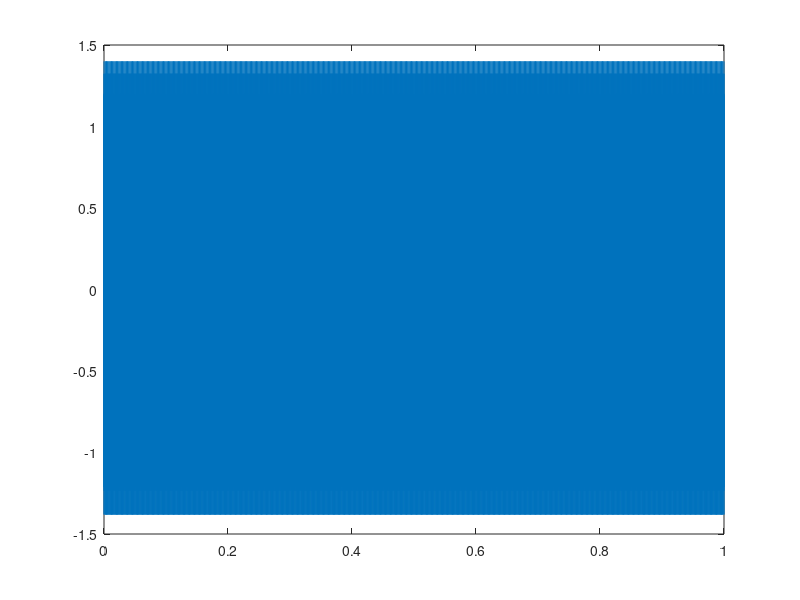
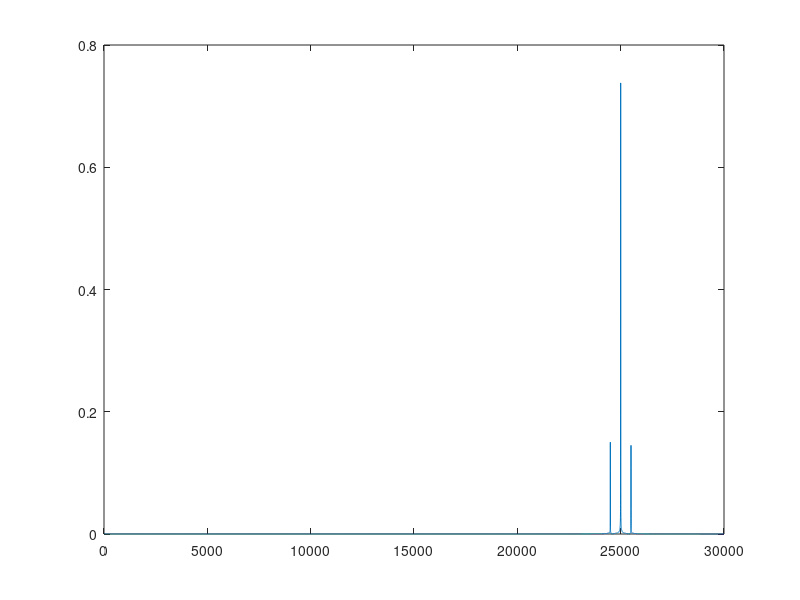
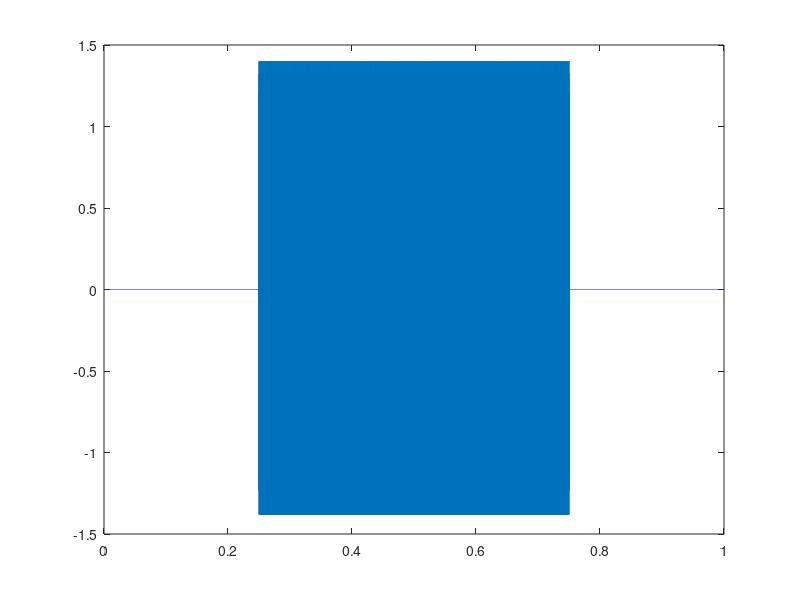
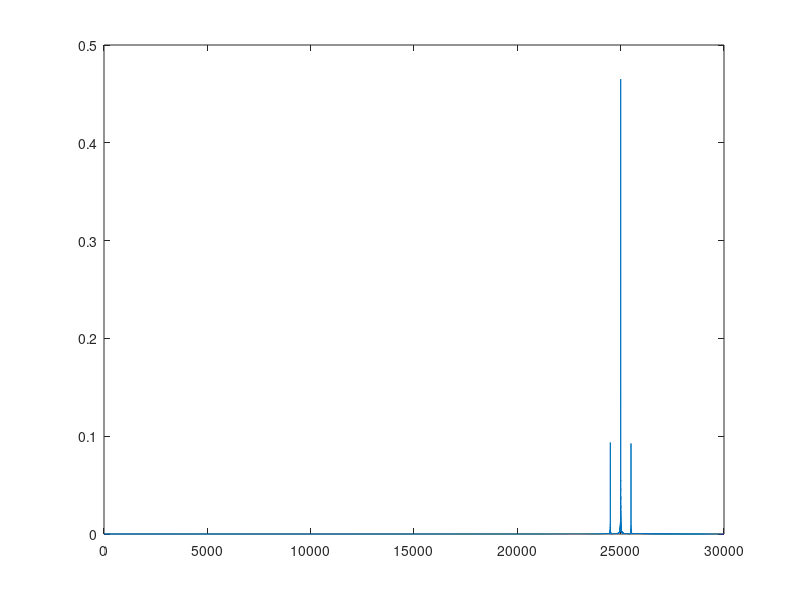

These figures' MATLAB source, in order:
clc;
clear;
close all;
fs=60000;
t=0:1/fs:1;
fm=500;
fc=25000;
Ac=1;
Am=0.4;
s= Ac*(1 + Am*cos(2*pi*fm*t)).*cos(2*pi*fc*t);
figure(1)
plot(t,s);

figure(2)
N=length(s);
y_fft=abs(fft(s));
y_fft_norm=2*y_fft/length(y_fft);
faxis=fs/2*linspace(0,1,N/2+1);
plot(faxis,y_fft_norm(1:N/2+1));

% ffts=abs(fft(s));
% figure(2)
% plot(fs/2*linspace(0,1,5000),ffts(1:5000));
%%
s= Ac*(1 + Am*cos(2*pi*fm*t)).*cos(2*pi*fc*t);
s=[zeros(1,30000),s,zeros(1,30000)];
figure(3)
plot(linspace(0,1,120001),s);
ffts=abs(fft(s));
amp=2*ffts/length(ffts);
figure(4)
plot(fs/2*linspace(0,1,60001),abs(amp(1:60001)));

